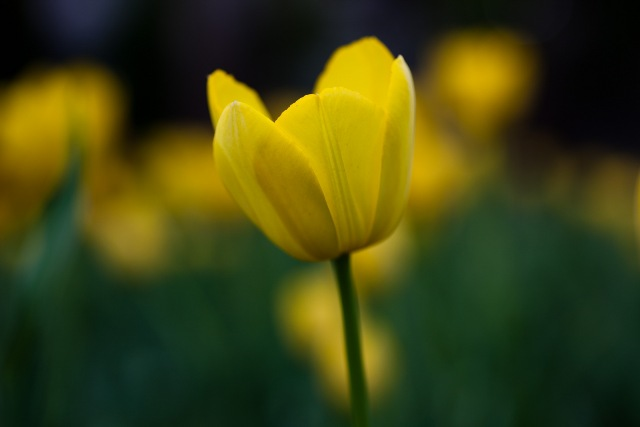
#> input picture Y3 Spring/COMP2005 IIP/Lab/lab02/Tulip.jpeg, 640 x 427 px
$ jupyter execute lab02.ipynb
#> lines starting #> are read from the running program, lines starting #| are printed output that depends on the picture
# lab02: Histograms

[cell 1]
import sys
print(sys.executable)

[cell 2]
import cv2
from matplotlib import pyplot as plt

## 1. Creating Histograms

### Histograms of BGR

[cell 3]
# opencv 默认通过 BGR 格式读取图片
img = cv2.imread('./Tulip.jpeg')
#> img is the input picture: shape (427, 640, 3); mean B, G, R 17.5, 67.7, 64.1
blue = img[:, :, 0]
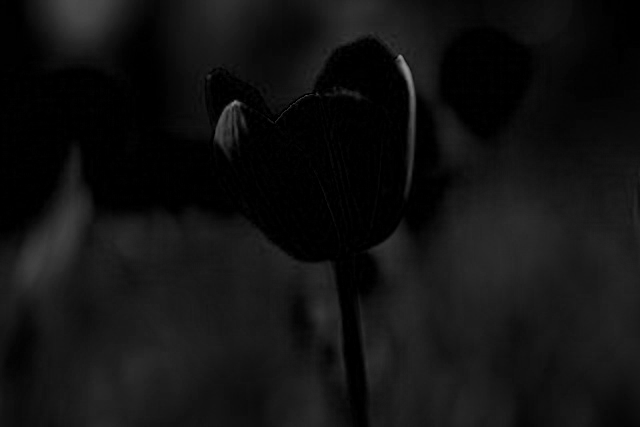
#> blue: shape (427, 640); min 0, max 148, mean 17.5
green = img[:, :, 1]
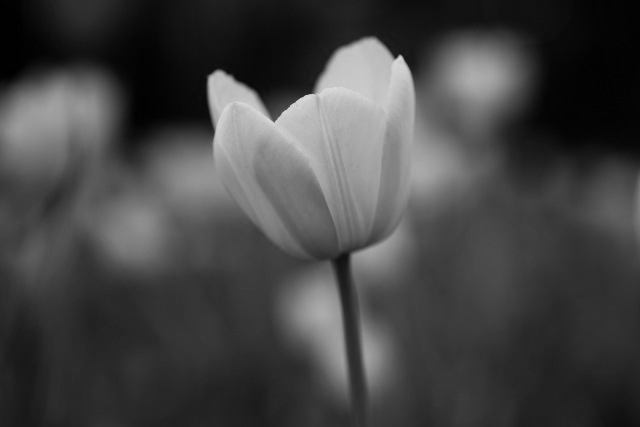
#> green: shape (427, 640); min 0, max 220, mean 67.7
red = img[:, :, 2]
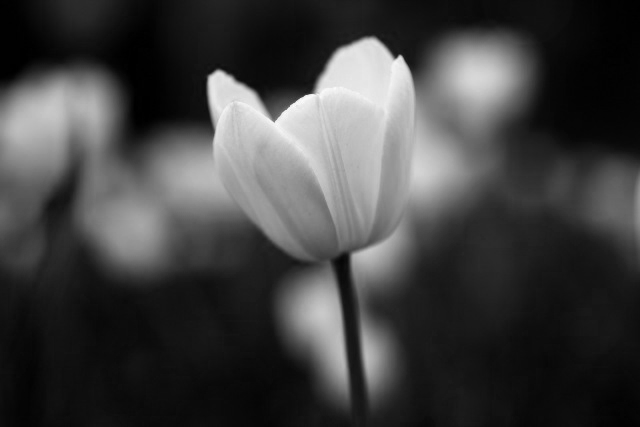
#> red: shape (427, 640); min 0, max 251, mean 64.1

fig1, (ax1, ax2, ax3) = plt.subplots(1, 3, figsize=(12, 6))
ax1.hist(blue.ravel(), 256, [0, 256], color="blue")
ax2.hist(green.ravel(), 256, [0, 256], color="green")
ax3.hist(red.ravel(), 256, [0, 256], color="red")
ax1.set_title('Blue Channel')
ax2.set_title('Green Channel')
ax3.set_title('Red Channel')
ax1.margins(0)
ax2.margins(0)
ax3.margins(0)
plt.show()
#> figure, not shown here; panel 1: tallest bar 39715 high, from x = 0 to 1; panel 2: tallest bar 4888 high, from x = 3 to 4; panel 3: tallest bar 8269 high, from x = 12 to 13

### Histogram of HSV

[cell 4]
img_hsv = cv2.cvtColor(img, cv2.COLOR_BGR2HSV)
#> img_hsv: shape (427, 640, 3); mean H, S, V 51.6, 174.3, 76.3
hue = img_hsv[:, :, 0]
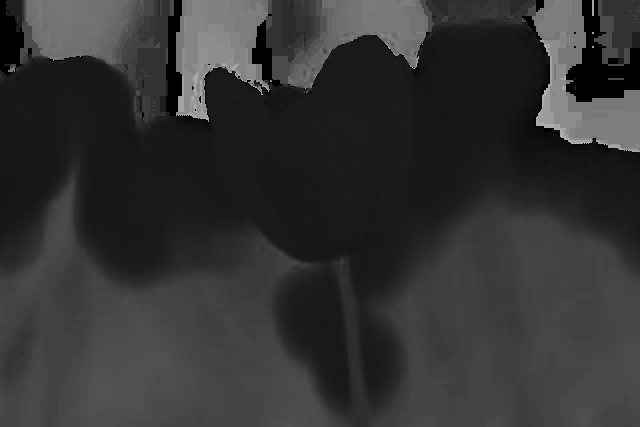
#> hue: shape (427, 640); min 0, max 177, mean 51.6
sat = img_hsv[:, :, 1]
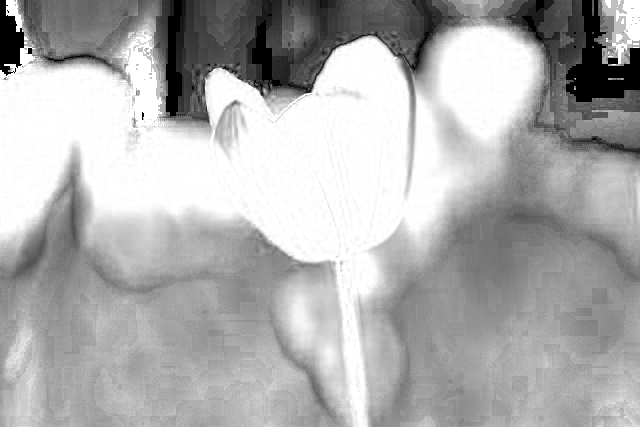
#> sat: shape (427, 640); min 0, max 255, mean 174.3

fig2, (ax1, ax2) = plt.subplots(1, 2, figsize=(12, 6))
ax1.hist(hue.ravel(), 180, [0, 180])
ax2.hist(sat.ravel(), 256, [0, 256])
ax1.set_title('Hue Channel')
ax2.set_title('Saturation Channel')
ax1.margins(0)
ax2.margins(0)
plt.show()
#> figure, not shown here; panel 1: tallest bar 22111 high, from x = 24 to 25; panel 2: tallest bar 40120 high, from x = 255 to 256

### Histogram of GreyScale

`bin = 360` 意味着直方图将被划分为360个等宽的柱子

[cell 5]
img_gray = cv2.cvtColor(img, cv2.COLOR_BGR2GRAY)
fig3, (ax1, ax2, ax3) = plt.subplots(1, 3, figsize=(12, 6))
ax1.hist(img_gray.ravel(), 180, [0, 256])
ax2.hist(img_gray.ravel(), 256, [0, 256])
ax3.hist(img_gray.ravel(), 360, [0, 256])
ax1.set_title("Bin = 180")
ax2.set_title("Bin = 256")
ax3.set_title("Bin = 360")
ax1.margins(0)
ax2.margins(0)
ax3.margins(0)
plt.show()
#> figure, not shown here; panel 1: tallest bar 9852 high, from x = 29.87 to 31.29; panel 2: tallest bar 5193 high, from x = 31 to 32; panel 3: tallest bar 5193 high, from x = 30.58 to 31.29

## 2. Histogram Equalisation

[cell 6]
# Histogram Equalization
equalized = cv2.equalizeHist(img_gray)
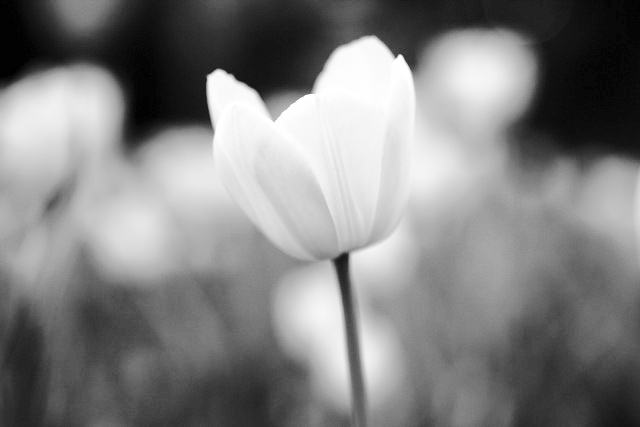
#> equalized: shape (427, 640); min 0, max 255, mean 128.6

# Gains and bias
img_float = img_gray.astype(float)
gain_bias = (img_float * 1.5) + 25      # linear transformation
gain_bias[gain_bias > 255] = 255
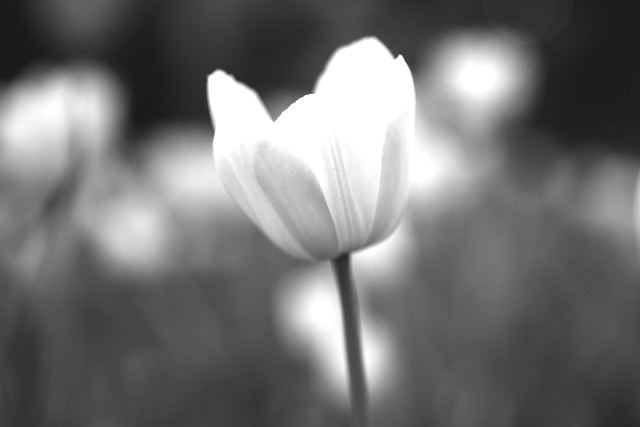
#> gain_bias: shape (427, 640) float64; min 25, max 255, mean 114.7
gain_bias = gain_bias.astype("uint8")
eq_gainBias = cv2.equalizeHist(gain_bias)

# Gamma
gamma = ((img_gray / 255) ** 1.5) * 255
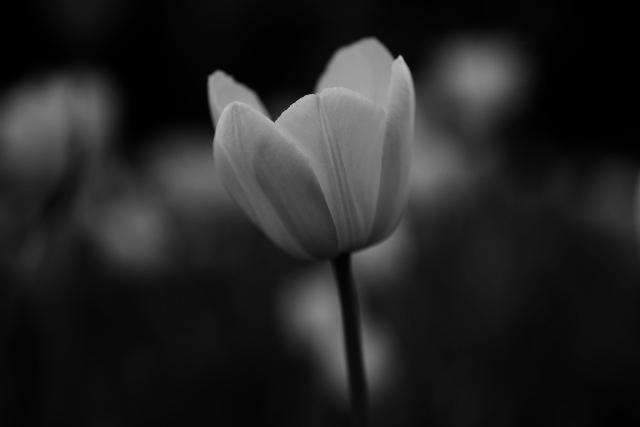
#> gamma: shape (427, 640) float64; min 0, max 190.6, mean 35.9
gamma[gamma > 255] = 255
gamma = gamma.astype("uint8")
eq_gamma = cv2.equalizeHist(gamma)

# Display the images
fig, axs = plt.subplots(3, 4, figsize=(13,7), gridspec_kw={'width_ratios': [1, 3, 3, 3]})
axs[0,0].set_axis_off()
axs[0,0].text(0, 0.5, "Image")
axs[1,0].set_axis_off()
axs[1,0].text(0, 0.5, "Histogram")
axs[2,0].set_axis_off()
axs[2,0].text(0, 0.5, "Histogram \nEqualisation")

axs[0,1].imshow(img_gray, cmap="gray")
axs[0,1].set_title("Original Image")
axs[0,2].imshow(gain_bias, cmap="gray")
axs[0,2].set_title("Gain and Bias")
axs[0,3].imshow(gamma, cmap="gray")
axs[0,3].set_title("Gamma")

axs[1,1].hist(img_gray.ravel(),256,[0, 256])
axs[1,1].margins(0)
axs[1,2].hist(gain_bias.ravel(),256,[0, 256])
axs[1,2].margins(0)
axs[1,3].hist(gamma.ravel(),256,[0, 256])
axs[1,3].margins(0)

axs[2,1].hist(equalized.ravel(),256,[0,256])
axs[2,1].margins(0)
axs[2,2].hist(eq_gainBias.ravel(),256,[0,256])
axs[2,2].margins(0)
axs[2,3].hist(eq_gamma.ravel(),256,[0,256])
axs[2,3].margins(0)

plt.tight_layout()
plt.show()
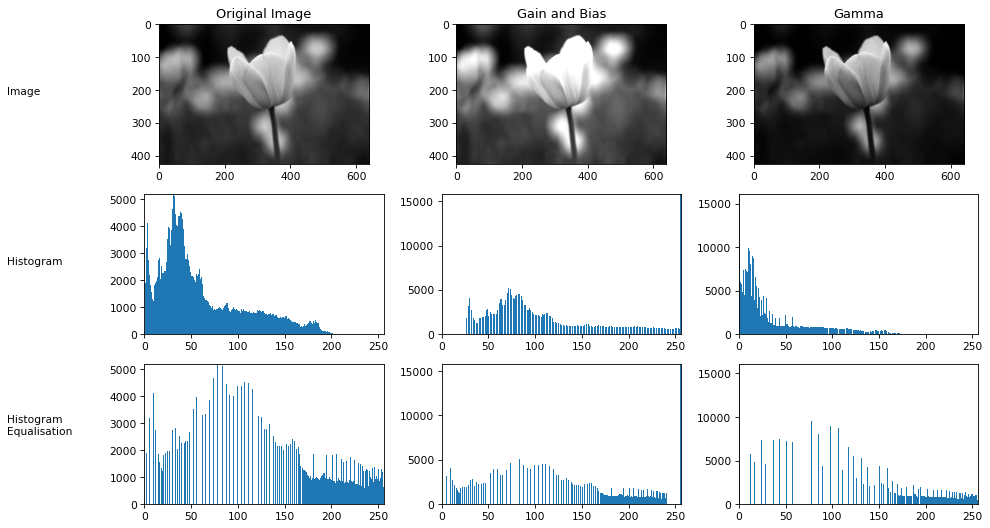
#> figure drawn by matplotlib, 9 panels; panel 4: tallest bar 5193 high, from x = 31 to 32; panel 5: tallest bar 15794 high, from x = 255 to 256; panel 6: tallest bar 16075 high, from x = 0 to 1; panel 7: tallest bar 5193 high, from x = 78 to 79

## 3. Contrast Stretching

[cell 7]
contrast_stretch = cv2.normalize(img_gray, None, 0, 255, norm_type=cv2.NORM_MINMAX)

# Display the original, after histogram equalisation and after contrast stretching
fig, axs = plt.subplots(2, 3, figsize=(13,7))
axs[0,0].imshow(img_gray, cmap="gray")
axs[0,0].set_title("Original Image")
axs[0,1].imshow(equalized, cmap="gray")
axs[0,1].set_title("Histogram Equalisation")
axs[0,2].imshow(contrast_stretch, cmap="gray")
axs[0,2].set_title("Contrast Stretching")
axs[1,0].hist(img_gray.ravel(),256,[0, 256])
axs[1,0].margins(0)
axs[1,1].hist(equalized.ravel(),256,[0, 256])
axs[1,1].margins(0)
axs[1,2].hist(contrast_stretch.ravel(),256,[0, 256])
axs[1,2].margins(0)
plt.tight_layout()
plt.show()
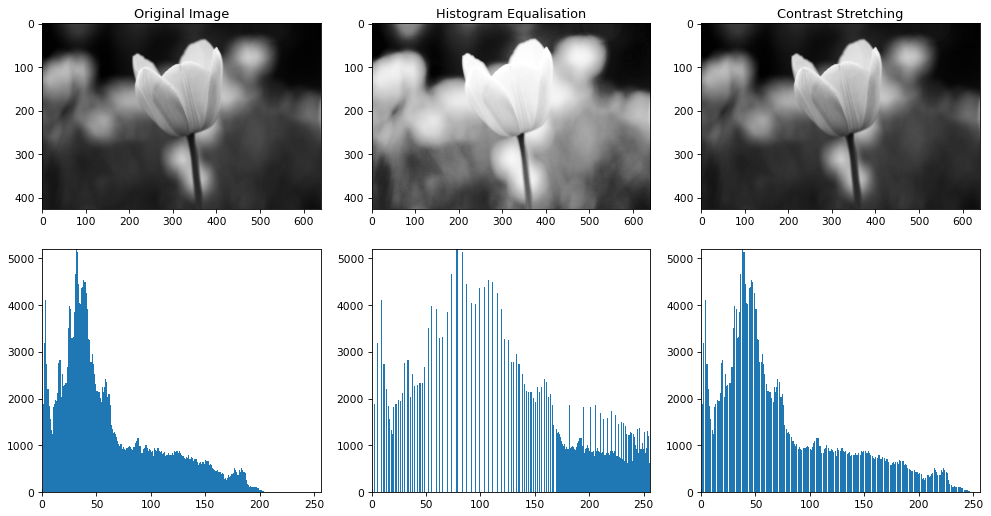
#> figure drawn by matplotlib, 6 panels; panel 4: tallest bar 5193 high, from x = 31 to 32; panel 5: tallest bar 5193 high, from x = 78 to 79; panel 6: tallest bar 5193 high, from x = 38 to 39
